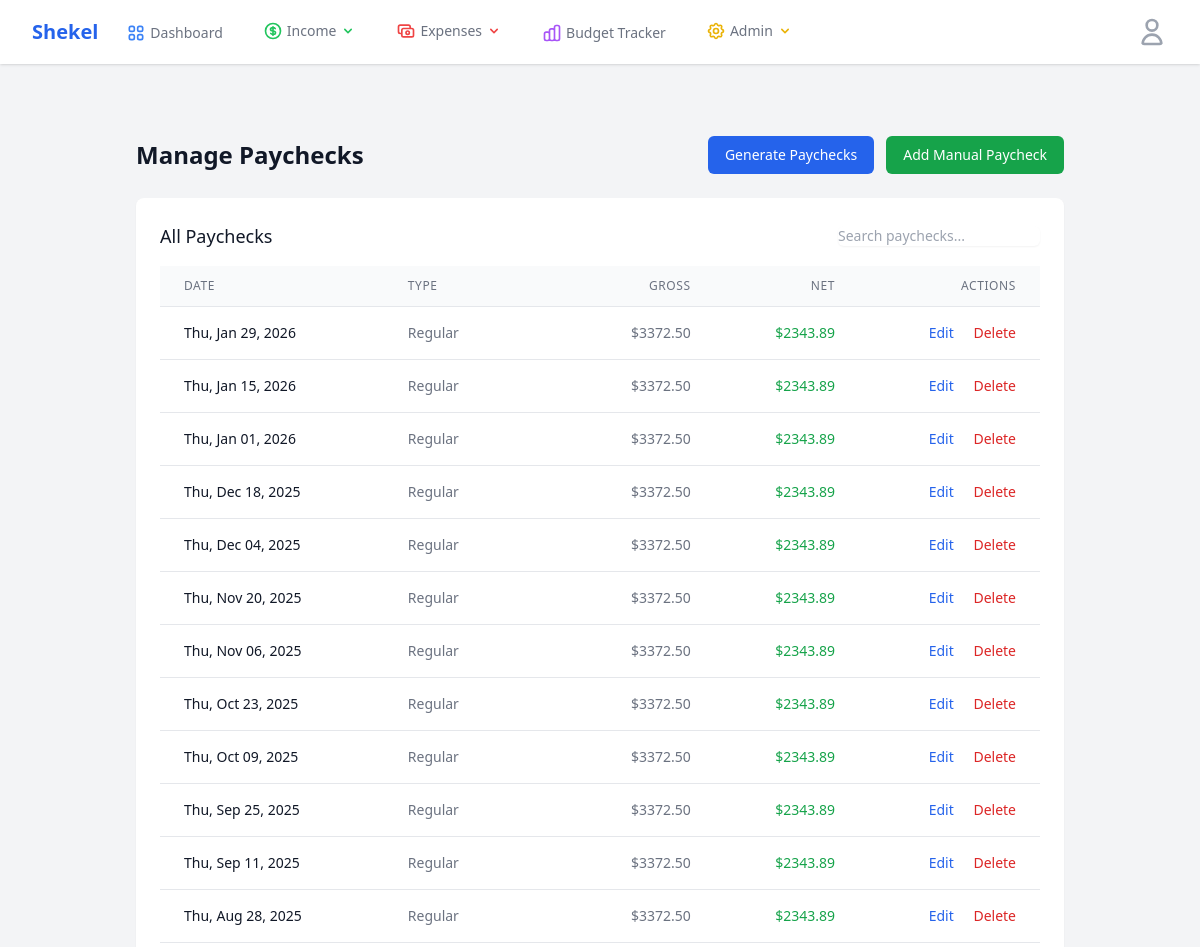
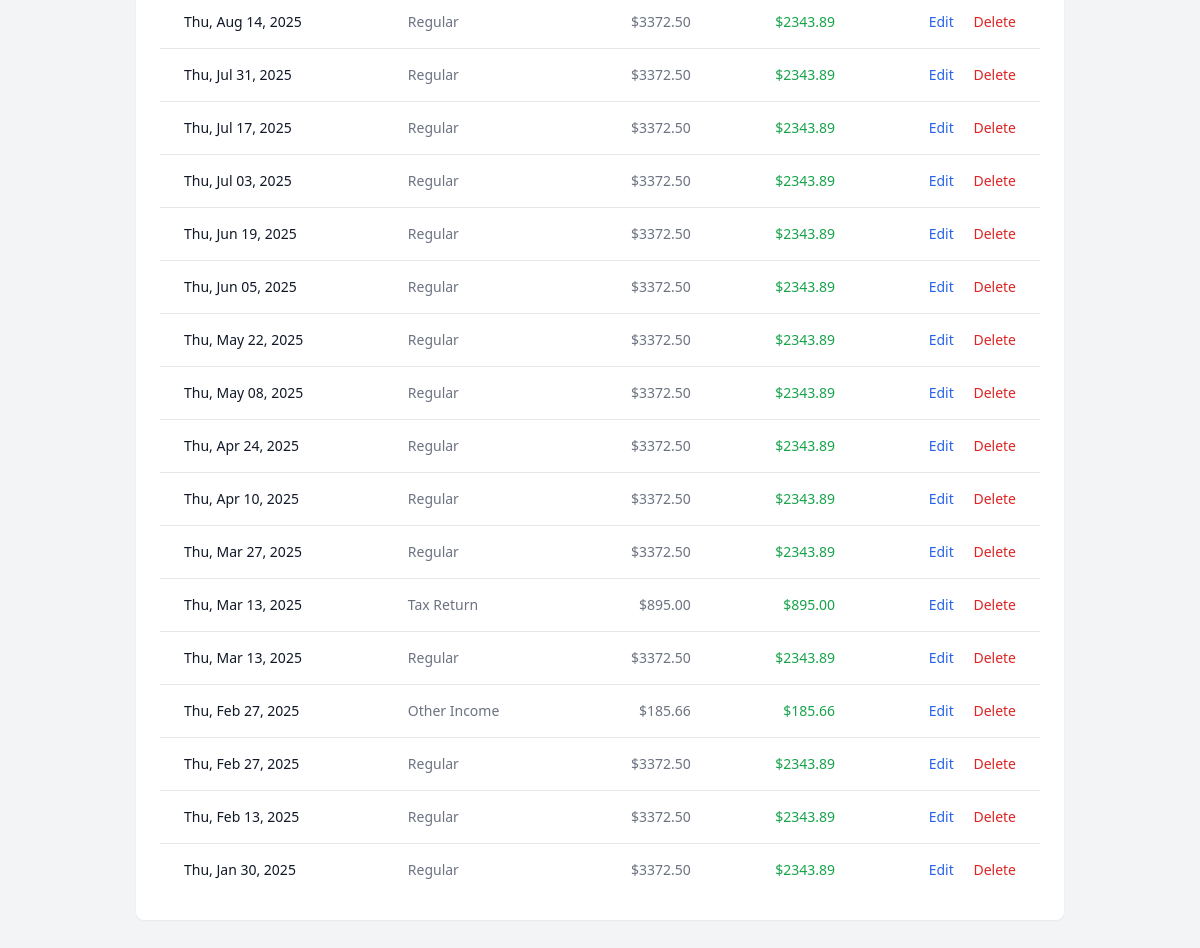
Screenshot of /salary/manage-paychecks (signed in) with the database file from the repository (2 pictures, top to bottom).
### app/models.py (models this page shows, shortened)
class Paycheck(db.Model):
    id = db.Column(db.Integer, primary_key=True)
    date = db.Column(db.Date, nullable=False, index=True)
    pay_type = db.Column(db.String(20), nullable=False)  # Regular, Third
    gross_amount = db.Column(db.Float, nullable=False)
    taxable_amount = db.Column(db.Float, nullable=False)
    non_taxable_amount = db.Column(db.Float, nullable=False)
    net_amount = db.Column(db.Float, nullable=False)
    phone_stipend = db.Column(db.Boolean, default=False)
    user_id = db.Column(db.Integer, db.ForeignKey("user.id"), nullable=False)
    created_at = db.Column(db.DateTime, default=datetime.utcnow)

### app/routes.py (the view)
@main.route("/salary/manage-paychecks")
@login_required
def manage_paychecks():
    paychecks = (
        Paycheck.query.filter_by(user_id=current_user.id)
        .order_by(Paycheck.date.desc())
        .all()
    )
    return render_template(
        "finance/manage_paychecks.html", title="Manage Paychecks", paychecks=paychecks
    )

### app/models.py (called while the page is built)
@login_manager.user_loader
def load_user(id):
    return User.query.get(int(id))

    def has_permission(self, permission):
        return (
            self.role is not None and (self.role.permissions & permission) == permission
        )

    def can_manage_users(self):
        return self.has_permission(Role.MANAGE_USERS)

### app/templates/finance/manage_paychecks.html (shortened to what this page needs)
{% extends "base.html" %}
{% block content %}
<div class="max-w-7xl mx-auto py-6 sm:px-6 lg:px-8">
    <div class="px-4 py-6 sm:px-0">
        <div class="flex justify-between items-center mb-6">
            <h1 class="text-2xl font-bold text-gray-900">Manage Paychecks</h1>
            <div>
                <a href="{{ url_for('main.generate_paychecks') }}"
                    class="inline-flex items-center px-4 py-2 border border-transparent text-sm font-medium rounded-md text-white bg-blue-600 hover:bg-blue-700 mr-2">
                    Generate Paychecks
                </a>
                <a href="{{ url_for('main.add_paycheck') }}"
                    class="inline-flex items-center px-4 py-2 border border-transparent text-sm font-medium rounded-md text-white bg-green-600 hover:bg-green-700">
                    Add Manual Paycheck
                </a>
            </div>
        </div>
        <div class="bg-white shadow-sm rounded-lg overflow-hidden">
            <div class="px-4 py-5 sm:p-6">
                <div class="flex justify-between items-center mb-4">
                    <h2 class="text-lg font-medium text-gray-900">All Paychecks</h2>
                    <div class="flex items-center">
                        <input type="text" id="search-input" placeholder="Search paychecks..."
                            class="shadow-sm focus:ring-blue-500 focus:border-blue-500 block sm:text-sm border-gray-300 rounded-md">
                    </div>
                </div>
                {% if paychecks %}
                <div class="overflow-x-auto">
                    <table class="min-w-full divide-y divide-gray-200" id="paychecks-table">
                        <thead class="bg-gray-50">
                            <tr>
                                <th scope="col"
                                    class="px-6 py-3 text-left text-xs font-medium text-gray-500 uppercase tracking-wider">
                                    Date
                                </th>
                                <th scope="col"
                                    class="px-6 py-3 text-left text-xs font-medium text-gray-500 uppercase tracking-wider">
                                    Type
                                </th>
                                <th scope="col"
                                    class="px-6 py-3 text-right text-xs font-medium text-gray-500 uppercase tracking-wider">
                                    Gross
                                </th>
                                <th scope="col"
                                    class="px-6 py-3 text-right text-xs font-medium text-gray-500 uppercase tracking-wider">
                                    Net
                                </th>
                                <th scope="col"
                                    class="px-6 py-3 text-right text-xs font-medium text-gray-500 uppercase tracking-wider">
                                    Actions
                                </th>
                            </tr>
                        </thead>
                        <tbody class="bg-white divide-y divide-gray-200">
                            {% for paycheck in paychecks %}
                            <tr>
                                <td class="px-6 py-4 whitespace-nowrap text-sm font-medium text-gray-900">
                                    {{ paycheck.date.strftime('%a, %b %d, %Y') }}
                                </td>
                                <td class="px-6 py-4 whitespace-nowrap text-sm text-gray-500">
                                    {{ paycheck.pay_type }}
                                </td>
                                <td class="px-6 py-4 whitespace-nowrap text-sm text-gray-500 text-right">
                                    ${{ "%.2f"|format(paycheck.gross_amount) }}
                                </td>
                                <td class="px-6 py-4 whitespace-nowrap text-sm text-green-600 font-medium text-right">
                                    ${{ "%.2f"|format(paycheck.net_amount) }}
                                </td>
                                <td class="px-6 py-4 whitespace-nowrap text-right text-sm font-medium">
                                    <a href="{{ url_for('main.edit_paycheck', id=paycheck.id) }}"
                                        class="text-blue-600 hover:text-blue-900 mr-4">
                                        Edit
                                    </a>
                                    <form method="POST" action="{{ url_for('main.delete_paycheck', id=paycheck.id) }}"
                                        class="inline">
                                        <button type="submit" class="text-red-600 hover:text-red-900"
                                            onclick="return confirm('Are you sure you want to delete this paycheck?')">
                                            Delete
                                        </button>
                                    </form>
                                </td>
                            </tr>
                            {% endfor %}
                        </tbody>
                    </table>
                </div>
                {% else %}
                <div class="text-center py-6">
                    <p class="text-gray-500">No paychecks found. Generate some paychecks or add them manually.</p>
                </div>
                {% endif %}
            </div>
        </div>
    </div>
</div>
{% endblock %}

### rows the page displays
Paycheck: date "Thu, Jan 29, 2026", pay_type "Regular", gross_amount "3372.50", net_amount "2343.89"
Paycheck: date "Thu, Jan 15, 2026", pay_type "Regular", gross_amount "3372.50", net_amount "2343.89"
Paycheck: date "Thu, Jan 01, 2026", pay_type "Regular", gross_amount "3372.50", net_amount "2343.89"
Paycheck: date "Thu, Dec 18, 2025", pay_type "Regular", gross_amount "3372.50", net_amount "2343.89"
Paycheck: date "Thu, Dec 04, 2025", pay_type "Regular", gross_amount "3372.50", net_amount "2343.89"
Paycheck: date "Thu, Nov 20, 2025", pay_type "Regular", gross_amount "3372.50", net_amount "2343.89"
Paycheck: date "Thu, Nov 06, 2025", pay_type "Regular", gross_amount "3372.50", net_amount "2343.89"
Paycheck: date "Thu, Oct 23, 2025", pay_type "Regular", gross_amount "3372.50", net_amount "2343.89"
Paycheck: date "Thu, Oct 09, 2025", pay_type "Regular", gross_amount "3372.50", net_amount "2343.89"
Paycheck: date "Thu, Sep 25, 2025", pay_type "Regular", gross_amount "3372.50", net_amount "2343.89"
Paycheck: date "Thu, Sep 11, 2025", pay_type "Regular", gross_amount "3372.50", net_amount "2343.89"
Paycheck: date "Thu, Aug 28, 2025", pay_type "Regular", gross_amount "3372.50", net_amount "2343.89"
Paycheck: date "Thu, Aug 14, 2025", pay_type "Regular", gross_amount "3372.50", net_amount "2343.89"
Paycheck: date "Thu, Jul 31, 2025", pay_type "Regular", gross_amount "3372.50", net_amount "2343.89"
Paycheck: date "Thu, Jul 17, 2025", pay_type "Regular", gross_amount "3372.50", net_amount "2343.89"
Paycheck: date "Thu, Jul 03, 2025", pay_type "Regular", gross_amount "3372.50", net_amount "2343.89"
Paycheck: date "Thu, Jun 19, 2025", pay_type "Regular", gross_amount "3372.50", net_amount "2343.89"
Paycheck: date "Thu, Jun 05, 2025", pay_type "Regular", gross_amount "3372.50", net_amount "2343.89"
Paycheck: date "Thu, May 22, 2025", pay_type "Regular", gross_amount "3372.50", net_amount "2343.89"
Paycheck: date "Thu, May 08, 2025", pay_type "Regular", gross_amount "3372.50", net_amount "2343.89"
Paycheck: date "Thu, Apr 24, 2025", pay_type "Regular", gross_amount "3372.50", net_amount "2343.89"
Paycheck: date "Thu, Apr 10, 2025", pay_type "Regular", gross_amount "3372.50", net_amount "2343.89"
Paycheck: date "Thu, Mar 27, 2025", pay_type "Regular", gross_amount "3372.50", net_amount "2343.89"
Paycheck: date "Thu, Mar 13, 2025", pay_type "Tax Return", gross_amount "895.00", net_amount "895.00"
Paycheck: date "Thu, Mar 13, 2025", pay_type "Regular", gross_amount "3372.50", net_amount "2343.89"
Paycheck: date "Thu, Feb 27, 2025", pay_type "Other Income", gross_amount "185.66", net_amount "185.66"
Paycheck: date "Thu, Feb 27, 2025", pay_type "Regular", gross_amount "3372.50", net_amount "2343.89"
Paycheck: date "Thu, Feb 13, 2025", pay_type "Regular", gross_amount "3372.50", net_amount "2343.89"
Paycheck: date "Thu, Jan 30, 2025", pay_type "Regular", gross_amount "3372.50", net_amount "2343.89"
